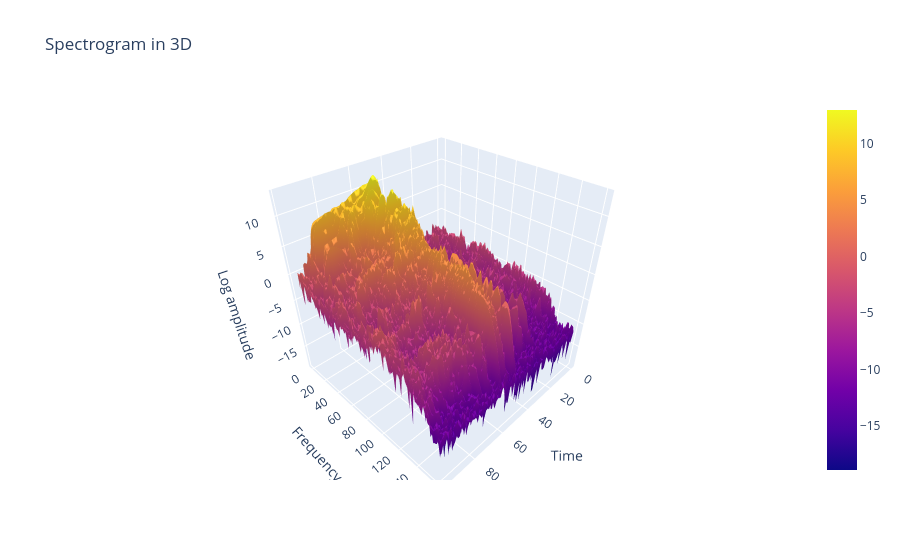

Notebook code for this chart:
### Markdown cell above
## 5. Spektrogram 3D

### Code cell
data = [go.Surface(z=spectrogram.T)]
layout = go.Layout(
    title="Spectrogram in 3D",
    scene={
        "yaxis": {"title": "Frequency"},
        "xaxis": {"title": "Time"},
        "zaxis": {"title": "Log amplitude"},
    },
)
fig = go.Figure(data=data, layout=layout)
py.iplot(fig)

### Figure 1 — Plotly figure (JSON) as saved in the notebook; plotly's stock layout.template omitted (floating-point values rounded to 4 significant figures; data arrays with more than 128 entries replaced by an {"elided": "..."} marker saying what was removed)
{"data": [{"type": "surface", "z": {"elided": "161x99 float values"}}], "layout": {"scene": {"xaxis": {"title": {"text": "Time"}}, "yaxis": {"title": {"text": "Frequency"}}, "zaxis": {"title": {"text": "Log amplitude"}}}, "title": {"text": "Spectrogram in 3D"}}}
